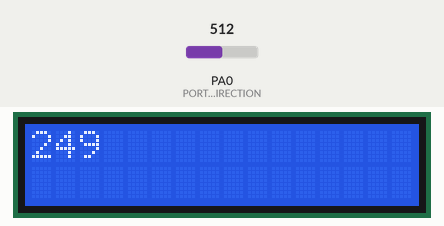
Bench run of a program on a simulated ATmega32, built with avr-gcc and emulated at 8 MHz. Parts: 16×2 character LCD. Wiring (inferred from the names in the program): character LCD (HD44780): RS PC0; R/W PC1; E PC2; data PD0, PD1, PD2, PD3, PD4, PD5, PD6, PD7. The test bench sets the inputs (shaded band); at power-on: PA0 (PORTA_PIN0_DIRECTION) = 512.

Above: at 1.2 s.
1.3 s: PA0 (PORTA_PIN0_DIRECTION) set to 716
At 1.7 s:
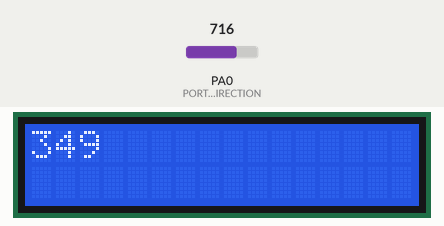
2.8 s: PA0 (PORTA_PIN0_DIRECTION) set to 900
At 4.1 s:
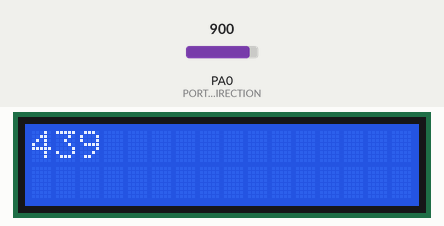
4.4 s: PA0 (PORTA_PIN0_DIRECTION) set to 1023
At 5.5 s:
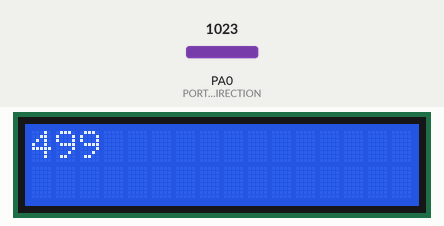
Timing chart, 0 to 7.4 s (numbered marks = the images above; inputs shaded):
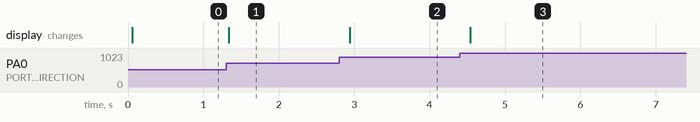

Measured:
- after the input at 1.3 s, the display: changes at once (image 1)
- after the input at 2.8 s, the display: changes after 0.14 s (image 2)
- after the input at 4.4 s, the display: changes after 0.14 s (image 3)

The program:

main.c
```c
/*
 * main.c
 *
 *  Created on: Dec 18, 2023
 *      Author: Saker
 */


#include "STD_TYPES.h"
#include "BIT_MATH.h"
#include "DIO_interface.h"
#include "ADC_interface.h"
#include "CLCD_interface.h"
#include <avr/delay.h>


int main()
{
	DIO_voidInit();
	ADC_voidInit();
	CLCD_voidInit();
	u16 reading;

	CLCD_voidSendCommand(1);
	while(1)
	{

		reading = ADC_u16ReadChannel(CHANNEL_0);
		reading *= 0.488;


		CLCD_voidSendNum(reading);
		_delay_ms(300);

		CLCD_voidSendCommand(1);
	}
}
```

ADC_config.h
```c
/*
 * ADC_config.h
 *
 *  Created on: Dec 18, 2023
 *      Author: Saker
 */

#ifndef ADC_CONFIG_H_
#define ADC_CONFIG_H_


#define 	VREF				AVCC


#define 	PRESCALAR			DIVDE_BY_8


#endif /* ADC_CONFIG_H_ */
```

ADC_interface.h
```c
/*
 * ADC_interface.h
 *
 *  Created on: Dec 18, 2023
 *      Author: Saker
 */

#ifndef ADC_INTERFACE_H_
#define ADC_INTERFACE_H_

#define CHANNEL_0				0
#define CHANNEL_1				1
#define CHANNEL_2				2
#define CHANNEL_3				3
#define CHANNEL_4				4
#define CHANNEL_5				5
#define CHANNEL_6				6
#define CHANNEL_7				7


void ADC_voidInit();
u16 ADC_u16ReadChannel(u8 Copy_u8Channel);


#endif /* ADC_INTERFACE_H_ */
```

ADC_private.h
```c
/*
 * ADC_private.h
 *
 *  Created on: Dec 18, 2023
 *      Author: Saker
 */

#ifndef ADC_PRIVATE_H_
#define ADC_PRIVATE_H_

#define 	ARED  					1
#define 	AVCC  					2
#define 	INTERNAL_VOLTAGE  		3


#define DIVDE_BY_2					0
#define DIVDE_BY_4					2
#define DIVDE_BY_8					3
#define DIVDE_BY_16					4
#define DIVDE_BY_32					5
#define DIVDE_BY_64					6
#define DIVDE_BY_128				7

#endif /* ADC_PRIVATE_H_ */
```

ADC_program.c
```c
/*
 * ADC_program.c
 *
 *  Created on: Dec 18, 2023
 *      Author: Saker
 */

#include "STD_TYPES.h"
#include "BIT_MATH.h"
#include "DIO_interface.h"
#include "ADC_interface.h"
#include "ADC_private.h"
#include "ADC_register.h"
#include "ADC_config.h"


void ADC_voidInit()
{
	/* Select Reference Voltage */
#if (VREF == AREFF)
	{
		CLR_BIT(ADMUX, 7);
		CLR_BIT(ADMUX, 6);
	}
#elif (VREF == AVCC)
	{
		CLR_BIT(ADMUX, 7);
		SET_BIT(ADMUX, 6);
	}
#elif (VREF == INTERNAL_VOLTAGE)
	{
		SET_BIT(ADMUX, 7);
		SET_BIT(ADMUX, 6);
	}
#endif


	/* Select Adjustment    */
	CLR_BIT(ADMUX, 5);

	/* Select PreScalar */
	ADCSRA &= 0b11111000;
	ADCSRA |= PRESCALAR;

	/*  Enable ADC Peripheral */
	SET_BIT(ADCSRA, 7);
}
u16 ADC_u16ReadChannel(u8 Copy_u8Channel)
{

	/*   Select Channel  */

	ADMUX &= 0b11100000;
	ADMUX |= Copy_u8Channel;

	/* Start Conversion */

	SET_BIT(ADCSRA, 6);

	/* Pooling on the Flag */

	while((GET_BIT(ADCSRA, 4)) !=1)
	{
		asm("NOP");
	}

	/* Clear Flag */

	SET_BIT(ADCSRA, 4);

	return ADC;


}
```

ADC_register.h
```c
/*
 * ADC_register.h
 *
 *  Created on: Dec 18, 2023
 *      Author: Saker
 */

#ifndef ADC_REGISTER_H_
#define ADC_REGISTER_H_

#define		ADMUX			*((volatile u8*)(0x27))
#define		ADCSRA			*((volatile u8*)(0x26))
#define		ADC				*((volatile u16*)(0x24))
#define		SFIOR			*((volatile u8*)(0x50))

#endif /* ADC_REGISTER_H_ */
```

BIT_MATH.h
```c
#ifndef _BIT_MATH_H
#define _BIT_MATH_H

#define SET_BIT(REG,BIT_NUMBER) 			(REG |=(1<<BIT_NUMBER))
#define CLR_BIT(REG,BIT_NUMBER) 			(REG &=~(1<<BIT_NUMBER))
#define TOGGLE_BIT(REG,BIT_NUMBER) 			(REG ^=(1<<BIT_NUMBER))
#define GET_BIT(REG,BIT_NUMBER) 			((REG>>BIT_NUMBER)&1)


#endif
```

CLCD_config.h
```c
/*
 * CLCD_config.h
 *
 *  Created on: Dec 10, 2023
 *      Author: Saker
 */

#ifndef CLCD_CONFIG_H_
#define CLCD_CONFIG_H_


/* Options:
 * 1 - DIO_u8PORTA
 * 2 - DIO_u8PORTB
 * 3 - DIO_u8PORTC
 * 4 - DIO_u8PORTD
 */
#define CLCD_CTRL_PORT			DIO_u8PORTC


#define CLCD_RS_PIN				DIO_u8PIN0
#define CLCD_RW_PIN				DIO_u8PIN1
#define CLCD_E_PIN				DIO_u8PIN2

#define CLCD_DATA_PORT			DIO_u8PORTD

#endif /* CLCD_CONFIG_H_ */
```

CLCD_interface.h
```c
/*
 * CLCD_interface.h
 *
 *  Created on: Dec 10, 2023
 *      Author: Saker
 */

#ifndef CLCD_INTERFACE_H_
#define CLCD_INTERFACE_H_
void CLCD_voidSendCommand(u8 Copy_u8Command);
void CLCD_voidSendCharacter(u8 Copy_u8Character);
void CLCD_voidInit();
void CLCD_voidSendString(u8 * Copy_pcString);
void CLCD_voidClearDisplay();
void CLCD_voidMoveCursor(u8 Copy_u8x, u8 Copy_u8y);
void CLCD_voidSendNum(u32 Copy_u32Num);

#endif /* CLCD_INTERFACE_H_ */
```

CLCD_private.h
```c
/*
 * CLCD_program.h
 *
 *  Created on: Dec 10, 2023
 *      Author: Saker
 */

#ifndef CLCD_PRIVATE_H_
#define CLCD_PRIVATE_H_


#endif /* CLCD_PRIVATE_H_ */
```

CLCD_program.c
```c
/*
 * CLCD_program.c
 *
 *  Created on: Dec 10, 2023
 *      Author: Saker
 */

#include "STD_TYPES.h"
#include "BIT_MATH.h"
#include <util/delay.h>
#include "DIO_interface.h"
#include "CLCD_config.h"
#include "CLCD_interface.h"
#include "CLCD_private.h"


void CLCD_voidSendCommand(u8 Copy_u8Command)
{
	/*  RS = 0 "Command" */
	DIO_u8SetPinValue(CLCD_CTRL_PORT, CLCD_RS_PIN, DIO_u8LOW);

	/* RW = 0 "Write" */
	DIO_u8SetPinValue(CLCD_CTRL_PORT, CLCD_RW_PIN, DIO_u8LOW);

	/* Send Command */
	DIO_u8SetPortValue(CLCD_DATA_PORT, Copy_u8Command);
	/* Enable */
	DIO_u8SetPinValue(CLCD_CTRL_PORT, CLCD_E_PIN, DIO_u8HIGH);
	/* Delay */
	_delay_ms(2);
	/* Disable */
	DIO_u8SetPinValue(CLCD_CTRL_PORT, CLCD_E_PIN, DIO_u8LOW);
}
void CLCD_voidSendCharacter(u8 Copy_u8Character)
{
	/*  RS = 1 "Command" */
	DIO_u8SetPinValue(CLCD_CTRL_PORT, CLCD_RS_PIN, DIO_u8HIGH);

	/* RW = 0 "Write" */
	DIO_u8SetPinValue(CLCD_CTRL_PORT, CLCD_RW_PIN, DIO_u8LOW);

	/* Send Command */
	DIO_u8SetPortValue(CLCD_DATA_PORT, Copy_u8Character);
	/* Enable */
	DIO_u8SetPinValue(CLCD_CTRL_PORT, CLCD_E_PIN, DIO_u8HIGH);
	/* Delay */
	_delay_ms(2);
	/* Disable */
	DIO_u8SetPinValue(CLCD_CTRL_PORT, CLCD_E_PIN, DIO_u8LOW);
}

void CLCD_voidInit()
{
	_delay_ms(40);
	/* Function Set (8 bits mode // 2 lines // 5 * 7 dots) */
	CLCD_voidSendCommand(0b00111000);
	/* Display on/off */
	CLCD_voidSendCommand(0b00001100);
	/* Display Clear */
	CLCD_voidSendCommand(0b00000001);
}

void CLCD_voidSendString(u8 * Copy_pcString)
{

	u8 Local_u8Iterator = 0;

	while(Copy_pcString[Local_u8Iterator] != '\0')
	{
		CLCD_voidSendCharacter(Copy_pcString[Local_u8Iterator]);
		Local_u8Iterator++;
	}


}

void CLCD_voidClearDisplay()
{
	CLCD_voidSendCommand(0b00000001);
}

void CLCD_voidMoveCursor(u8 Copy_u8x, u8 Copy_u8y)
{
	u8 Local_u8Address = Copy_u8x + (Copy_u8y * (0x40));
	SET_BIT(Local_u8Address,7);
	CLCD_voidSendCommand(Local_u8Address);
}

void CLCD_voidSendNum(u32 Copy_u32Num)
{
	u8 Local_u8Digits[10];
	u8 Local_u8Iterator = 0;
	while(Copy_u32Num != 0)
	{
		Local_u8Digits[Local_u8Iterator] = (Copy_u32Num % 10) + '0';
		Copy_u32Num /= 10;
		Local_u8Iterator++;
	}
	for(s8 i = Local_u8Iterator-1; i>=0; i--)
	{
		CLCD_voidSendCharacter(Local_u8Digits[i]);
	}
}
```

DIO_config.h
```c
/*
 * DIO_config.h
 *
 *  Created on: Dec 6, 2023
 *      Author: pc
 */

#ifndef DIO_CONFIG_H_
#define DIO_CONFIG_H_
					/*PORTA DIRECTIONS
					 	 	 	 	 	 * Options : 1- DIO_u8INPUT
					 	 	 	 	 	 * 			 2- DIO_u8OUTPUT */
#define PORTA_PIN0_DIRECTION				DIO_u8INPUT
#define PORTA_PIN1_DIRECTION				DIO_u8INPUT
#define PORTA_PIN2_DIRECTION				DIO_u8INPUT
#define PORTA_PIN3_DIRECTION				DIO_u8INPUT
#define PORTA_PIN4_DIRECTION				DIO_u8INPUT
#define PORTA_PIN5_DIRECTION				DIO_u8INPUT
#define PORTA_PIN6_DIRECTION				DIO_u8INPUT
#define PORTA_PIN7_DIRECTION				DIO_u8INPUT
					/*PORTB DIRECTIONS*/
#define PORTB_PIN0_DIRECTION				DIO_u8INPUT
#define PORTB_PIN1_DIRECTION				DIO_u8INPUT
#define PORTB_PIN2_DIRECTION				DIO_u8INPUT
#define PORTB_PIN3_DIRECTION				DIO_u8INPUT
#define PORTB_PIN4_DIRECTION				DIO_u8INPUT
#define PORTB_PIN5_DIRECTION				DIO_u8INPUT
#define PORTB_PIN6_DIRECTION				DIO_u8INPUT
#define PORTB_PIN7_DIRECTION				DIO_u8INPUT
					/*PORTC DIRECTIONS*/
#define PORTC_PIN0_DIRECTION				DIO_u8OUTPUT
#define PORTC_PIN1_DIRECTION				DIO_u8OUTPUT
#define PORTC_PIN2_DIRECTION				DIO_u8OUTPUT
#define PORTC_PIN3_DIRECTION				DIO_u8INPUT
#define PORTC_PIN4_DIRECTION				DIO_u8INPUT
#define PORTC_PIN5_DIRECTION				DIO_u8INPUT
#define PORTC_PIN6_DIRECTION				DIO_u8INPUT
#define PORTC_PIN7_DIRECTION				DIO_u8INPUT
					/*PORTD DIRECTIONS*/
#define PORTD_PIN0_DIRECTION				DIO_u8OUTPUT
#define PORTD_PIN1_DIRECTION				DIO_u8OUTPUT
#define PORTD_PIN2_DIRECTION				DIO_u8OUTPUT
#define PORTD_PIN3_DIRECTION				DIO_u8OUTPUT
#define PORTD_PIN4_DIRECTION				DIO_u8OUTPUT
#define PORTD_PIN5_DIRECTION				DIO_u8OUTPUT
#define PORTD_PIN6_DIRECTION				DIO_u8OUTPUT
#define PORTD_PIN7_DIRECTION				DIO_u8OUTPUT

					/*PORTA Initial Values
					 	 	 	 	 	 * Options : 1- DIO_u8LOW
					 	 	 	 	 	 * 			 2- DIO_u8HIGH */
#define PORTA_PIN0_INITIAL_VALUE				DIO_u8LOW
#define PORTA_PIN1_INITIAL_VALUE				DIO_u8LOW
#define PORTA_PIN2_INITIAL_VALUE				DIO_u8LOW
#define PORTA_PIN3_INITIAL_VALUE				DIO_u8LOW
#define PORTA_PIN4_INITIAL_VALUE				DIO_u8LOW
#define PORTA_PIN5_INITIAL_VALUE				DIO_u8LOW
#define PORTA_PIN6_INITIAL_VALUE				DIO_u8LOW
#define PORTA_PIN7_INITIAL_VALUE				DIO_u8LOW

					/*PORTB Initial Values */

#define PORTB_PIN0_INITIAL_VALUE				DIO_u8LOW
#define PORTB_PIN1_INITIAL_VALUE				DIO_u8LOW
#define PORTB_PIN2_INITIAL_VALUE				DIO_u8LOW
#define PORTB_PIN3_INITIAL_VALUE				DIO_u8LOW
#define PORTB_PIN4_INITIAL_VALUE				DIO_u8LOW
#define PORTB_PIN5_INITIAL_VALUE				DIO_u8LOW
#define PORTB_PIN6_INITIAL_VALUE				DIO_u8LOW
#define PORTB_PIN7_INITIAL_VALUE				DIO_u8LOW

					/*PORTC Initial Values */
#define PORTC_PIN0_INITIAL_VALUE				DIO_u8LOW
#define PORTC_PIN1_INITIAL_VALUE				DIO_u8LOW
#define PORTC_PIN2_INITIAL_VALUE				DIO_u8LOW
#define PORTC_PIN3_INITIAL_VALUE				DIO_u8LOW
#define PORTC_PIN4_INITIAL_VALUE				DIO_u8LOW
#define PORTC_PIN5_INITIAL_VALUE				DIO_u8LOW
#define PORTC_PIN6_INITIAL_VALUE				DIO_u8LOW
#define PORTC_PIN7_INITIAL_VALUE				DIO_u8LOW

					/*PORTD Initial Values */
#define PORTD_PIN0_INITIAL_VALUE				DIO_u8LOW
#define PORTD_PIN1_INITIAL_VALUE				DIO_u8LOW
#define PORTD_PIN2_INITIAL_VALUE				DIO_u8LOW
#define PORTD_PIN3_INITIAL_VALUE				DIO_u8LOW
#define PORTD_PIN4_INITIAL_VALUE				DIO_u8LOW
#define PORTD_PIN5_INITIAL_VALUE				DIO_u8LOW
#define PORTD_PIN6_INITIAL_VALUE				DIO_u8LOW
#define PORTD_PIN7_INITIAL_VALUE				DIO_u8LOW


#endif /* DIO_CONFIG_H_ */
```

DIO_interface.h
```c
/*
 * DIO_interface.h
 *
 *  Created on: Dec 6, 2023
 *      Author: pc
 */

#ifndef DIO_INTERFACE_H_
#define DIO_INTERFACE_H_

#define DIO_u8INPUT				0
#define DIO_u8OUTPUT			1

#define DIO_u8ALL_INPUT			0
#define DIO_u8ALL_OUTPUT		0xFF

#define DIO_u8PORTA				1
#define DIO_u8PORTB				2
#define DIO_u8PORTC				3
#define DIO_u8PORTD				4

#define DIO_u8LOW				0
#define DIO_u8HIGH				1

#define DIO_u8PIN0				0
#define DIO_u8PIN1				1
#define DIO_u8PIN2				2
#define DIO_u8PIN3				3
#define DIO_u8PIN4				4
#define DIO_u8PIN5				5
#define DIO_u8PIN6				6
#define DIO_u8PIN7				7

void DIO_voidInit(void);
//u8 DIO_u8SetPinDirection(u8 Copy_u8Port ,u8 Copy_u8Pin ,u8 Copy_u8Direction);
u8 DIO_u8SetPinValue(u8 Copy_u8Port ,u8 Copy_u8Pin ,u8 Copy_u8Value);
//u8 DIO_u8SetPortDirection(u8 Copy_u8Port ,u8 Copy_u8Direction);
u8 DIO_u8SetPortValue(u8 Copy_u8Port ,u8 Copy_u8Value);
u8 DIO_u8GetPinValue(u8 Copy_u8Port ,u8 Copy_u8Pin, u8* Copy_pu8Value);
u8 DIO_u8GetPortValue(u8 Copy_u8Port , u8* Copy_pu8Value);

#endif /* DIO_INTERFACE_H_ */
```

DIO_private.h
```c
/*
 * DIO_private.h
 *
 *  Created on: Dec 6, 2023
 *      Author: pc
 */

#ifndef DIO_PRIVATE_H_
#define DIO_PRIVATE_H_

#define CONCATENATION(b7,b6,b5,b4,b3,b2,b1,b0)			CONCATENATION_HELPER(b7,b6,b5,b4,b3,b2,b1,b0)
#define CONCATENATION_HELPER(b7,b6,b5,b4,b3,b2,b1,b0)	0b##b7##b6##b5##b4##b3##b2##b1##b0

#define PORTA_DIRECTION 		CONCATENATION(PORTA_PIN7_DIRECTION,PORTA_PIN6_DIRECTION,PORTA_PIN5_DIRECTION,PORTA_PIN4_DIRECTION,PORTA_PIN3_DIRECTION,PORTA_PIN2_DIRECTION,PORTA_PIN1_DIRECTION,PORTA_PIN0_DIRECTION)
#define PORTB_DIRECTION 		CONCATENATION(PORTB_PIN7_DIRECTION,PORTB_PIN6_DIRECTION,PORTB_PIN5_DIRECTION,PORTB_PIN4_DIRECTION,PORTB_PIN3_DIRECTION,PORTB_PIN2_DIRECTION,PORTB_PIN1_DIRECTION,PORTB_PIN0_DIRECTION)
#define PORTC_DIRECTION 		CONCATENATION(PORTC_PIN7_DIRECTION,PORTC_PIN6_DIRECTION,PORTC_PIN5_DIRECTION,PORTC_PIN4_DIRECTION,PORTC_PIN3_DIRECTION,PORTC_PIN2_DIRECTION,PORTC_PIN1_DIRECTION,PORTC_PIN0_DIRECTION)
#define PORTD_DIRECTION 		CONCATENATION(PORTD_PIN7_DIRECTION,PORTD_PIN6_DIRECTION,PORTD_PIN5_DIRECTION,PORTD_PIN4_DIRECTION,PORTD_PIN3_DIRECTION,PORTD_PIN2_DIRECTION,PORTD_PIN1_DIRECTION,PORTD_PIN0_DIRECTION)

#define PORTA_INITIAL_VALUE     CONCATENATION(PORTA_PIN7_INITIAL_VALUE,PORTA_PIN6_INITIAL_VALUE,PORTA_PIN5_INITIAL_VALUE,PORTA_PIN4_INITIAL_VALUE,PORTA_PIN3_INITIAL_VALUE,PORTA_PIN2_INITIAL_VALUE,PORTA_PIN1_INITIAL_VALUE,PORTA_PIN0_INITIAL_VALUE)
#define PORTB_INITIAL_VALUE     CONCATENATION(PORTB_PIN7_INITIAL_VALUE,PORTB_PIN6_INITIAL_VALUE,PORTB_PIN5_INITIAL_VALUE,PORTB_PIN4_INITIAL_VALUE,PORTB_PIN3_INITIAL_VALUE,PORTB_PIN2_INITIAL_VALUE,PORTB_PIN1_INITIAL_VALUE,PORTB_PIN0_INITIAL_VALUE)
#define PORTC_INITIAL_VALUE     CONCATENATION(PORTC_PIN7_INITIAL_VALUE,PORTC_PIN6_INITIAL_VALUE,PORTC_PIN5_INITIAL_VALUE,PORTC_PIN4_INITIAL_VALUE,PORTC_PIN3_INITIAL_VALUE,PORTC_PIN2_INITIAL_VALUE,PORTC_PIN1_INITIAL_VALUE,PORTC_PIN0_INITIAL_VALUE)
#define PORTD_INITIAL_VALUE     CONCATENATION(PORTD_PIN7_INITIAL_VALUE,PORTD_PIN6_INITIAL_VALUE,PORTD_PIN5_INITIAL_VALUE,PORTD_PIN4_INITIAL_VALUE,PORTD_PIN3_INITIAL_VALUE,PORTD_PIN2_INITIAL_VALUE,PORTD_PIN1_INITIAL_VALUE,PORTD_PIN0_INITIAL_VALUE)


#endif /* DIO_PRIVATE_H_ */
```

DIO_program.c
```c
/*
 * DIO_Program.c
 *
 *  Created on: Dec 6, 2023
 *      Author: pc
 */
#include"STD_TYPES.h"
#include"BIT_MATH.h"
#include"DIO_register.h"
#include"DIO_private.h"
#include"DIO_interface.h"
#include"DIO_config.h"

void DIO_voidInit(void)
{
	DDRA = PORTA_DIRECTION;
	DDRB = PORTB_DIRECTION;
	DDRC = PORTC_DIRECTION;
	DDRD = PORTD_DIRECTION;

	PORTA = PORTA_INITIAL_VALUE;
	PORTB = PORTB_INITIAL_VALUE;
	PORTC = PORTC_INITIAL_VALUE;
	PORTD = PORTD_INITIAL_VALUE;
}
u8 DIO_u8SetPinValue(u8 Copy_u8Port ,u8 Copy_u8Pin ,u8 Copy_u8Value)
{
	u8 Local_u8ErrorState=OK;
	if(Copy_u8Pin < 8)
	{
		if(Copy_u8Value == DIO_u8LOW)
		{
			switch(Copy_u8Port)
			{
			case DIO_u8PORTA:
				CLR_BIT(PORTA , Copy_u8Pin);
				break;
			case DIO_u8PORTB:
				CLR_BIT(PORTB , Copy_u8Pin);
				break;
			case DIO_u8PORTC:
				CLR_BIT(PORTC , Copy_u8Pin);
				break;
			case DIO_u8PORTD:
				CLR_BIT(PORTD , Copy_u8Pin);
				break;
			default:
				Local_u8ErrorState= NOT_OK;
				break;
			}
		}
		else if(Copy_u8Value == DIO_u8HIGH)
		{
			switch(Copy_u8Port)
			{
			case DIO_u8PORTA:
				SET_BIT(PORTA , Copy_u8Pin);
				break;
			case DIO_u8PORTB:
				SET_BIT(PORTB , Copy_u8Pin);
				break;
			case DIO_u8PORTC:
				SET_BIT(PORTC , Copy_u8Pin);
				break;
			case DIO_u8PORTD:
				SET_BIT(PORTD , Copy_u8Pin);
				break;
			default:
				Local_u8ErrorState=NOT_OK;
				break;
			}
		}
		else
		{
			Local_u8ErrorState=NOT_OK;
		}
	}
	else
	{
		Local_u8ErrorState=NOT_OK;
	}
	return Local_u8ErrorState;
}
u8 DIO_u8SetPortValue(u8 Copy_u8Port ,u8 Copy_u8Value)
{
	u8 Local_ErrorState=OK;
	switch(Copy_u8Port)
	{
	case DIO_u8PORTA:
		PORTA = Copy_u8Value;
		break;
	case DIO_u8PORTB:
		PORTB = Copy_u8Value;
		break;
	case DIO_u8PORTC:
		PORTC = Copy_u8Value;
		break;
	case DIO_u8PORTD:
		PORTD = Copy_u8Value;
		break;
	default:
		Local_ErrorState=NOT_OK;
		break;
	}
	return Local_ErrorState;
}
u8 DIO_u8GetPinValue(u8 Copy_u8Port ,u8 Copy_u8Pin, u8* Copy_pu8Value)
{
	u8 Local_ErrorState=OK;
	if(Copy_u8Pin < 8)
	{
		if(Copy_pu8Value != ((u8 *)NULL))
		{
			switch(Copy_u8Port)
			{
				case DIO_u8PORTA:
					*Copy_pu8Value = GET_BIT(PINA,Copy_u8Pin);
					break;
				case DIO_u8PORTB:
					*Copy_pu8Value = GET_BIT(PINB,Copy_u8Pin);
					break;
				case DIO_u8PORTC:
					*Copy_pu8Value = GET_BIT(PINC,Copy_u8Pin);
					break;
				case DIO_u8PORTD:
					*Copy_pu8Value = GET_BIT(PIND,Copy_u8Pin);
					break;
				default:
					Local_ErrorState=NOT_OK;
					break;
			}
		}
		else
		{
			Local_ErrorState=NOT_OK;
		}
	}
	else
	{
		Local_ErrorState=NOT_OK;
	}
	return Local_ErrorState;
}
u8 DIO_u8GetPortValue(u8 Copy_u8Port , u8* Copy_pu8Value)
{
	u8 Local_ErrorState=OK;
	if(Copy_pu8Value != ((u8 *)NULL))
	{
		switch(Copy_u8Port)
		{
			case DIO_u8PORTA:
				*Copy_pu8Value = PINA ;
				break;
			case DIO_u8PORTB:
				*Copy_pu8Value = PINB;
				break;
			case DIO_u8PORTC:
				*Copy_pu8Value = PINC;
				break;
			case DIO_u8PORTD:
				*Copy_pu8Value = PIND;
				break;
			default:
				Local_ErrorState=NOT_OK;
				break;
		}
	}
	else
	{
		Local_ErrorState=NOT_OK;
	}
	return Local_ErrorState;
}
```

DIO_register.h
```c
/*
 * DIO_register.h
 *
 *  Created on: Dec 6, 2023
 *      Author: pc
 */

#ifndef DIO_REGISTER_H_
#define DIO_REGISTER_H_

#define 	PORTA			*((volatile u8 *)(0x3B))
#define 	DDRA			*((volatile u8 *)(0x3A))
#define 	PINA			*((volatile u8 *)(0x39))

#define 	PORTB			*((volatile u8 *)(0x38))
#define 	DDRB			*((volatile u8 *)(0x37))
#define 	PINB			*((volatile u8 *)(0x36))

#define 	PORTC			*((volatile u8 *)(0x35))
#define 	DDRC			*((volatile u8 *)(0x34))
#define 	PINC			*((volatile u8 *)(0x33))

#define 	PORTD			*((volatile u8 *)(0x32))
#define 	DDRD			*((volatile u8 *)(0x31))
#define 	PIND			*((volatile u8 *)(0x30))


#endif /* DIO_REGISTER_H_ */
```

STD_TYPES.h
```c
#ifndef STD_TYPES_H
#define STD_TYPES_H

typedef		unsigned char 				u8;
typedef		signed char					s8;


typedef		unsigned short int 			u16;
typedef		signed short int			s16;


typedef		unsigned long int 			u32;
typedef		signed long int				s32;


typedef		unsigned long long int 		u64;
typedef		signed long long int		s64;


typedef		float 						f32;


typedef		double 						f64;
typedef		long double 				f96;


#define 	OK							0
#define 	NOT_OK						1

#define 	NULL						0

#endif
```
